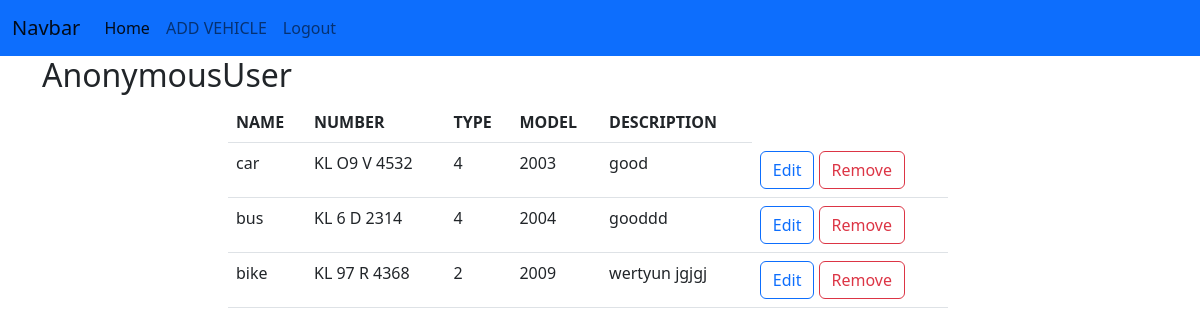
Screenshot of /vehicle/list with the database file from the repository.
### vehicle/models.py (models this page shows, shortened)
class Vehicles(models.Model):
    name=models.CharField(max_length=100)
    number=models.CharField(max_length=100)
    type=models.IntegerField()
    model=models.CharField(max_length=100)
    description=models.CharField(max_length=100)

### vehicle/views.py (the view)
# urls.py: path("vehicle/list",views.VehicleListView.as_view(),name="index"),
class VehicleListView(ListView):
    model=Vehicles
    context_object_name="vehicles"
    template_name: str="index.html"
    def get_queryset(self):
        return Vehicles.objects.all()

### vehicle/templates/index.html (shortened to what this page needs)
{%extends 'base.html'%}
{%block body_block%}
    <div class="container">
        <div class="row">
            <h2>{{request.user}}</h2>
        <div class="row">
            <div class="col-2"></div>
            <div class="col-8">
                <table class="table">
                    <tr>
                        <th>NAME</th>
                        <th>NUMBER</th>
                        <th>TYPE</th>
                        <th>MODEL</th>
                        <th>DESCRIPTION</th>
                    </tr>
                    {%for vehicle in vehicles%}
                        <tr>
                            <td>{{vehicle.name}}</td>
                            <td>{{vehicle.number}}</td>
                            <td>{{vehicle.type}}</td>
                            <td>{{vehicle.model}}</td>
                            <td>{{vehicle.description}}</td>
                            <td>
                                <a href="{%url 'change' vehicle.id%}" class="btn btn-outline-primary">Edit</a>
                                <a href="{%url 'delete' vehicle.id%}" class="btn btn-outline-danger">Remove</a>
                            </td>
                        </tr>
                    {%endfor%}
                </table>
            </div>
            <div class="col-2">
            </div>
        </div>
    </div>
{%endblock%}

### vehicle/templates/base.html (shortened to what this page needs)
<!DOCTYPE html>
<html lang="en">
<head>
    <link href="https://cdn.jsdelivr.net/npm/bootstrap@5.2.2/dist/css/bootstrap.min.css" rel="stylesheet">
</head>
<body>
    <nav class="navbar navbar-expand-lg bg-primary">
        <div class="container-fluid">
          <a class="navbar-brand" href="#">Navbar</a>
          <div class="collapse navbar-collapse" id="navbarSupportedContent">
            <ul class="navbar-nav me-auto mb-2 mb-lg-0">
              <li class="nav-item">
                <a class="nav-link active" aria-current="page" href="{%url 'index'%}">Home</a>
              </li>
              <li class="nav-item">
                <a class="nav-link" href="{%url 'add'%}">ADD VEHICLE</a>
              </li>
              <li class="nav-item">
                <a class="nav-link" href="{%url 'signin'%}">Logout</a>
              </li>
            </ul>
          </div>
        </div>
      </nav>
      {%block body_block%}
      {%endblock%}
</body>
</html>

### rows the page displays
Vehicles: name "car", number "KL O9 V 4532", type "4", model "2003", description "good"
Vehicles: name "bus", number "KL 6 D 2314", type "4", model "2004", description "gooddd"
Vehicles: name "bike", number "KL 97 R 4368", type "2", model "2009", description "wertyun jgjgj"

### other values shown
{{ request.user }} "AnonymousUser"
